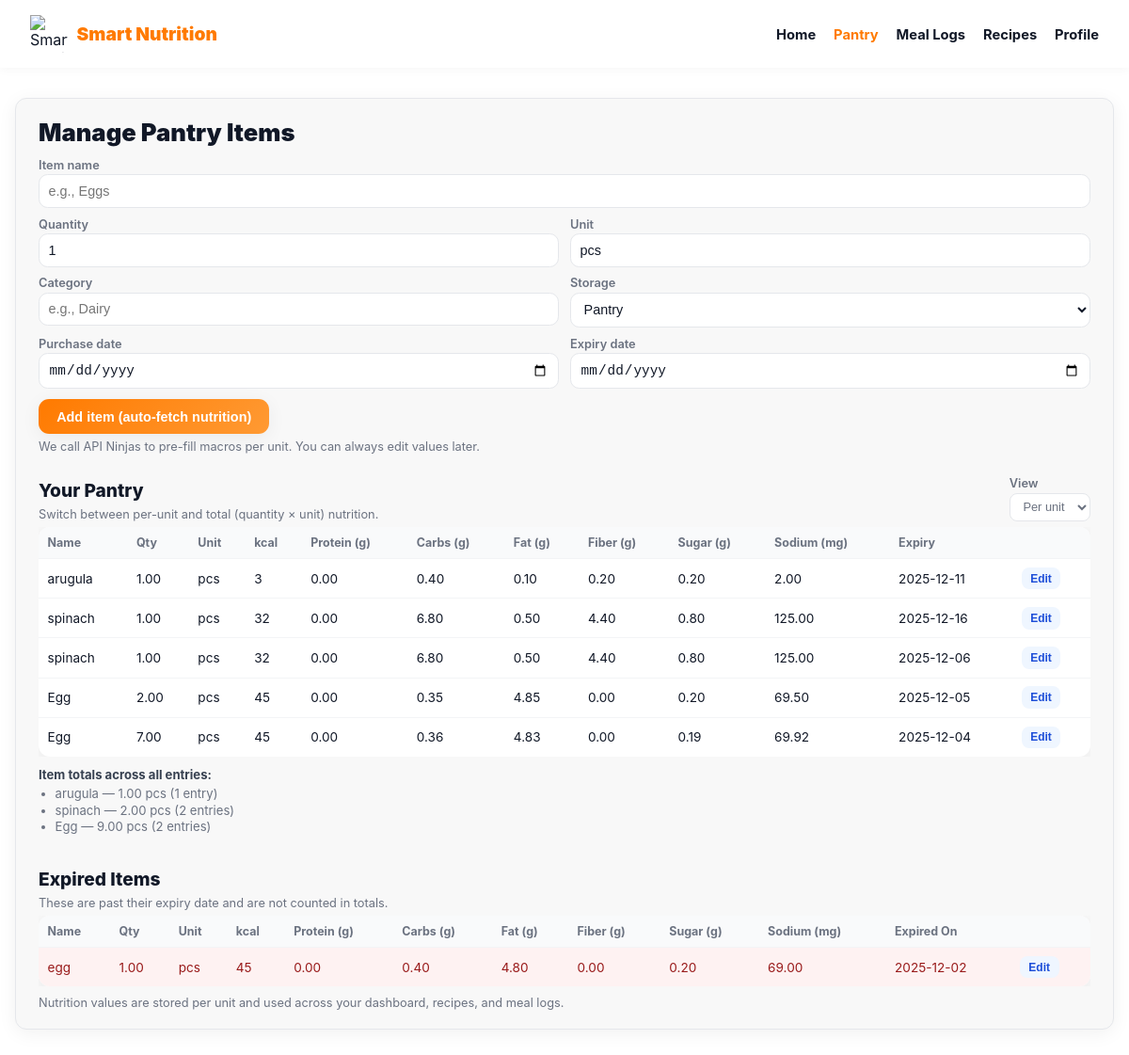
Page /food_items.php (signed in) on the committed database.
### tables this page shows
CREATE TABLE `food_items` (
  `id` int(11) NOT NULL,
  `user_id` int(11) NOT NULL,
  `name` varchar(120) NOT NULL,
  `category` varchar(80) DEFAULT NULL,
  `storage_type` enum('pantry','refrigerator','freezer') DEFAULT 'pantry',
  `quantity` decimal(10,2) DEFAULT 1.00,
  `unit` varchar(20) DEFAULT 'pcs',
  `calories_per_unit` int(11) DEFAULT 0,
  `purchase_date` date DEFAULT NULL,
  `expiry_date` date DEFAULT NULL,
  `created_at` timestamp NOT NULL DEFAULT current_timestamp(),
  `protein_per_unit` decimal(10,2) DEFAULT 0.00,
  `carbs_per_unit` decimal(10,2) DEFAULT 0.00,
  `fat_per_unit` decimal(10,2) DEFAULT 0.00,
  `fiber_per_unit` decimal(10,2) DEFAULT 0.00,
  `sugar_per_unit` decimal(10,2) DEFAULT 0.00,
  `sodium_per_unit` decimal(10,2) DEFAULT 0.00
);

### food_items.php (the view, shortened to what this page needs)
<?php
function db(): PDO {
  $dsn = 'mysql:host='.DB_HOST.';dbname='.DB_NAME.';charset=utf8mb4';
  $pdo = new PDO($dsn, DB_USER, DB_PASS, [
    PDO::ATTR_ERRMODE => PDO::ERRMODE_EXCEPTION,
    PDO::ATTR_DEFAULT_FETCH_MODE => PDO::FETCH_ASSOC,
  ]);
  return $pdo;
}
function e(string $s): string { return htmlspecialchars($s, ENT_QUOTES, 'UTF-8'); }
$pdo = db();
$userId = (int)$_SESSION['user_id'];
$pdo->exec("
  CREATE TABLE IF NOT EXISTS food_items (
    id INT AUTO_INCREMENT PRIMARY KEY,
    user_id INT NOT NULL,
    name VARCHAR(120) NOT NULL,
    category VARCHAR(80),
    storage_type ENUM('pantry','refrigerator','freezer') DEFAULT 'pantry',
    quantity DECIMAL(10,2) DEFAULT 1,
    unit VARCHAR(20) DEFAULT 'pcs',
    calories_per_unit INT DEFAULT 0,
    protein_per_unit DECIMAL(10,2) DEFAULT 0,
    carbs_per_unit DECIMAL(10,2) DEFAULT 0,
    fat_per_unit DECIMAL(10,2) DEFAULT 0,
    fiber_per_unit DECIMAL(10,2) DEFAULT 0,
    sugar_per_unit DECIMAL(10,2) DEFAULT 0,
    sodium_per_unit DECIMAL(10,2) DEFAULT 0,
    purchase_date DATE NULL,
    expiry_date DATE NULL,
    created_at TIMESTAMP DEFAULT CURRENT_TIMESTAMP
  ) ENGINE=InnoDB;
");
$stmt = $pdo->prepare("SELECT * FROM food_items WHERE user_id = ? ORDER BY created_at DESC");
$stmt->execute([$userId]);
$items = $stmt->fetchAll();
$today        = date('Y-m-d');
$itemTotals   = [];
$expiredItems = [];
$activeItems  = [];
foreach ($items as $it) {
    $exp = $it['expiry_date'] ?? null;
    $exp = $exp !== null ? (string)$exp : null;
    $isExpired = ($exp !== null && $exp !== '' && $exp < $today);
    if ($isExpired) {
        $expiredItems[] = $it;
        continue;
    }
    $activeItems[] = $it;
    $key  = mb_strtolower(trim((string)($it['name'] ?? '')));
    if (!isset($itemTotals[$key])) {
        $itemTotals[$key] = [
            'name'  => (string)$it['name'],
            'unit'  => (string)($it['unit'] ?? ''),
            'qty'   => 0.0,
            'rows'  => 0,
        ];
    }
    $itemTotals[$key]['qty']  += (float)$it['quantity'];
    $itemTotals[$key]['rows'] += 1;
}
?>
<!doctype html>
<html lang="en">
<head>
</head>
<body>
<header>
  <div class="logo-wrap">
    <img src="assets/img/smart_nutrition_logo.png" alt="Smart Nutrition">
    <div class="logo-text">Smart Nutrition</div>
  </div>
  <nav>
    <a href="Index.php">Home</a>
    <a href="food_items.php" class="active">Pantry</a>
    <a href="meallogs.php">Meal Logs</a>
    <a href="recipes.php">Recipes</a>
    <a href="profile.php">Profile</a>
  </nav>
</header>
<div class="container">
  <div class="card">
    <h2>Manage Pantry Items</h2>
    <form method="post" novalidate>
      <label for="name">Item name</label>
      <input id="name" name="name" required placeholder="e.g., Eggs">
      <div class="grid-2">
        <div>
          <label for="quantity">Quantity</label>
          <input id="quantity" name="quantity" type="number" step="0.01" value="1" required>
        </div>
        <div>
          <label for="unit">Unit</label>
          <input id="unit" name="unit" value="pcs" placeholder="e.g., pcs, g, cup" required>
        </div>
      </div>
      <div class="grid-2">
        <div>
          <label for="category">Category</label>
          <input id="category" name="category" placeholder="e.g., Dairy">
        </div>
        <div>
          <label for="storage_type">Storage</label>
          <select id="storage_type" name="storage_type">
            <option value="pantry">Pantry</option>
          </select>
        </div>
      </div>
      <div class="grid-2">
        <div>
          <label for="purchase_date">Purchase date</label>
          <input id="purchase_date" name="purchase_date" type="date">
        </div>
        <div>
          <label for="expiry_date">Expiry date</label>
          <input id="expiry_date" name="expiry_date" type="date">
        </div>
      </div>
      <button type="submit" class="btn-primary">Add item (auto-fetch nutrition)</button>
      <div class="note">
        We call API Ninjas to pre-fill macros per unit. You can always edit values later.
      </div>
    </form>
    <div class="section-header">
      <div>
        <h3>Your Pantry</h3>
        <div class="note">Switch between per-unit and total (quantity × unit) nutrition.</div>
      </div>
      <div class="view-toggle">
        <label for="viewToggle">View</label>
        <select id="viewToggle">
          <option value="per">Per unit</option>
        </select>
      </div>
    </div>
    <?php if (!$activeItems && !$expiredItems): ?>
      <p class="note">No items yet — add something above to get started.</p>
    <?php else: ?>
      <?php if ($activeItems): ?>
      <div class="table-wrap">
        <table id="pantryTable">
          <thead>
            <tr>
              <th>Name</th>
              <th>Qty</th>
              <th>Unit</th>
              <th>kcal</th>
              <th>Protein (g)</th>
              <th>Carbs (g)</th>
              <th>Fat (g)</th>
              <th>Fiber (g)</th>
              <th>Sugar (g)</th>
              <th>Sodium (mg)</th>
              <th>Expiry</th>
              <th></th>
            </tr>
          </thead>
          <tbody>
          <?php foreach ($activeItems as $it):
            $qty    = (float)$it['quantity'];
            $cal    = (float)$it['calories_per_unit'];
            $prot   = (float)$it['protein_per_unit'];
            $carb   = (float)$it['carbs_per_unit'];
            $fat    = (float)$it['fat_per_unit'];
            $fiber  = (float)($it['fiber_per_unit'] ?? 0);
            $sugar  = (float)($it['sugar_per_unit'] ?? 0);
            $sodium = (float)($it['sodium_per_unit'] ?? 0);
          ?>
            <tr data-id="<?= (int)$it['id'] ?>"
                data-qty="<?= $qty ?>"
                data-cal="<?= $cal ?>"
                data-prot="<?= $prot ?>"
                data-carb="<?= $carb ?>"
                data-fat="<?= $fat ?>"
                data-fiber="<?= $fiber ?>"
                data-sugar="<?= $sugar ?>"
                data-sodium="<?= $sodium ?>">
              <td><?= e($it['name']) ?></td>
              <td class="col-qty"><?= number_format($qty, 2) ?></td>
              <td><?= e($it['unit']) ?></td>
              <td class="col-cal"><?= (int)$cal ?></td>
              <td class="col-prot"><?= number_format($prot, 2) ?></td>
              <td class="col-carb"><?= number_format($carb, 2) ?></td>
              <td class="col-fat"><?= number_format($fat, 2) ?></td>
              <td class="col-fiber"><?= number_format($fiber, 2) ?></td>
              <td class="col-sugar"><?= number_format($sugar, 2) ?></td>
              <td class="col-sodium"><?= number_format($sodium, 2) ?></td>
              <td><?= e($it['expiry_date'] ?? '') ?></td>
              <td><button type="button" class="btn-edit" data-id="<?= (int)$it['id'] ?>">Edit</button></td>
            </tr>
          <?php endforeach; ?>
          </tbody>
        </table>
      </div>
      <?php else: ?>
        <p class="note">No non-expired items in your pantry right now.</p>
      <?php endif; ?>
      <?php if ($itemTotals): ?>
        <div class="item-totals">
          <strong>Item totals across all entries:</strong>
          <ul class="totals-list">
            <?php foreach ($itemTotals as $t): ?>
              <li>
                <?= e($t['name']) ?> — <?= number_format($t['qty'], 2) . ' ' . e((string)$t['unit']) ?>
                (<?= (int)$t['rows'] ?> <?= $t['rows'] === 1 ? 'entry' : 'entries' ?>)
              </li>
            <?php endforeach; ?>
          </ul>
        </div>
      <?php endif; ?>
      <?php if (!empty($expiredItems)): ?>
        <div class="section-header" style="margin-top:2rem;">
          <div>
            <h3>Expired Items</h3>
            <div class="note">These are past their expiry date and are not counted in totals.</div>
          </div>
        </div>
        <div class="table-wrap">
          <table>
            <thead>
              <tr>
                <th>Name</th>
                <th>Qty</th>
                <th>Unit</th>
                <th>kcal</th>
                <th>Protein (g)</th>
                <th>Carbs (g)</th>
                <th>Fat (g)</th>
                <th>Fiber (g)</th>
                <th>Sugar (g)</th>
                <th>Sodium (mg)</th>
                <th>Expired On</th>
                <th></th>
              </tr>
            </thead>
            <tbody>
            <?php foreach ($expiredItems as $it):
              $qty    = (float)$it['quantity'];
              $cal    = (float)$it['calories_per_unit'];
              $prot   = (float)$it['protein_per_unit'];
              $carb   = (float)$it['carbs_per_unit'];
              $fat    = (float)$it['fat_per_unit'];
              $fiber  = (float)($it['fiber_per_unit'] ?? 0);
              $sugar  = (float)($it['sugar_per_unit'] ?? 0);
              $sodium = (float)($it['sodium_per_unit'] ?? 0);
            ?>
              <tr class="expired-row">
                <td><?= e($it['name']) ?></td>
                <td><?= number_format($qty, 2) ?></td>
                <td><?= e($it['unit']) ?></td>
                <td><?= (int)$cal ?></td>
                <td><?= number_format($prot, 2) ?></td>
                <td><?= number_format($carb, 2) ?></td>
                <td><?= number_format($fat, 2) ?></td>
                <td><?= number_format($fiber, 2) ?></td>
                <td><?= number_format($sugar, 2) ?></td>
                <td><?= number_format($sodium, 2) ?></td>
                <td><?= e($it['expiry_date'] ?? '') ?></td>
                <td><button type="button" class="btn-edit" data-id="<?= (int)$it['id'] ?>">Edit</button></td>
              </tr>
            <?php endforeach; ?>
            </tbody>
          </table>
        </div>
      <?php endif; ?>
    <?php endif; ?>
    <div class="note" style="margin-top:.6rem;">
      Nutrition values are stored per unit and used across your dashboard, recipes, and meal logs.
    </div>
  </div>
</div>
</body>
</html>

### food_items.php (style rules this page uses)
:root { --bg:#ffffff; --text:#111827; --muted:#6b7280; --accent:#ff7a00; --accent2:#ff9a33; --panel:#f8f8f8; --border:#e5e7eb; --radius:12px; --shadow:0 4px 20px rgba(0,0,0,.06); }
* { box-sizing:border-box; }
body { margin:0; font-family:"Inter",system-ui,sans-serif; background:var(--bg); color:var(--text); }
header { display:flex; justify-content:space-between; align-items:center; padding:1rem 2rem; background:#fff; box-shadow:0 2px 10px rgba(0,0,0,.04); position:sticky; top:0; z-index:10; }
.logo-wrap { display:flex; align-items:center; gap:.6rem; }
.logo-wrap img { width:40px; height:40px; }
.logo-text { font-weight:900; font-size:1.2rem; color:var(--accent); }
nav a { text-decoration:none; margin-left:.9rem; font-weight:700; font-size:.92rem; color:var(--text); }
nav a.active { color:var(--accent); }
.container { max-width:1200px; margin:2rem auto; padding:0 1rem 2rem; }
.card { background:var(--panel); border-radius:var(--radius); border:1px solid var(--border); box-shadow:var(--shadow); padding:1.25rem 1.5rem; }
h2 { margin:0 0 .75rem; font-size:1.6rem; font-weight:900; color:#111827; }
h3 { margin:.2rem 0 .3rem; font-size:1.2rem; font-weight:800; }
label { display:block; font-size:.8rem; font-weight:600; color:var(--muted); margin-top:.25rem; }
input,select { width:100%; padding:.55rem .6rem; border-radius:.6rem; border:1px solid var(--border); background:#fff; font-size:.9rem; margin-top:.15rem; color:var(--text); }
.grid-2 { display:grid; grid-template-columns:repeat(2,minmax(0,1fr)); gap:.75rem; margin-top:.35rem; }
.btn-primary { display:inline-block; padding:.65rem 1.2rem; border-radius:.7rem; border:0; background:linear-gradient(135deg,var(--accent),var(--accent2)); color:#fff; font-weight:800; font-size:.9rem; cursor:pointer; box-shadow:var(--shadow); margin-top:.7rem; }
.note { font-size:.8rem; color:var(--muted); margin-top:.4rem; }
.section-header { display:flex; justify-content:space-between; align-items:flex-end; margin-top:1.25rem; gap:1rem; }
.view-toggle select { padding:.35rem .6rem; border-radius:.5rem; border:1px solid var(--border); background:#fff; font-size:.8rem; color:var(--muted); }
.table-wrap { margin-top:.4rem; overflow-x:auto; }
table { width:100%; border-collapse:collapse; font-size:.85rem; background:#fff; border-radius:.75rem; overflow:hidden; box-shadow:var(--shadow); }
th,td { padding:.55rem .6rem; border-bottom:1px solid #f3f4f6; text-align:left; white-space:nowrap; }
th { font-size:.78rem; font-weight:700; color:var(--muted); background:#f9fafb; }
tr:last-child td { border-bottom:none; }
.btn-edit { padding:.3rem .6rem; border-radius:.5rem; border:0; background:#eff6ff; color:#1d4ed8; font-size:.75rem; font-weight:700; cursor:pointer; }
.item-totals { margin-top:.7rem; font-size:.82rem; color:var(--muted); }
.item-totals strong { color:#374151; }
.totals-list { margin:.25rem 0 0 1.1rem; padding:0; list-style:disc; }
.totals-list li { margin-bottom:.1rem; }
.expired-row { background:#fef2f2; color:#991b1b; }

### rows in the picture
food_items: name "arugula", quantity "1.00", unit "pcs", calories_per_unit "3", protein_per_unit "0.00", carbs_per_unit "0.40", fat_per_unit "0.10", fiber_per_unit "0.20", sugar_per_unit "0.20", sodium_per_unit "2.00", expiry_date "2025-12-11", qty "1.00", rows "1", shows "entry"
food_items: name "spinach", quantity "1.00", unit "pcs", calories_per_unit "32", protein_per_unit "0.00", carbs_per_unit "6.80", fat_per_unit "0.50", fiber_per_unit "4.40", sugar_per_unit "0.80", sodium_per_unit "125.00", expiry_date "2025-12-16"
food_items: name "spinach", quantity "1.00", unit "pcs", calories_per_unit "32", protein_per_unit "0.00", carbs_per_unit "6.80", fat_per_unit "0.50", fiber_per_unit "4.40", sugar_per_unit "0.80", sodium_per_unit "125.00", expiry_date "2025-12-06"
food_items: name "Egg", quantity "2.00", unit "pcs", calories_per_unit "45", protein_per_unit "0.00", carbs_per_unit "0.35", fat_per_unit "4.85", fiber_per_unit "0.00", sugar_per_unit "0.20", sodium_per_unit "69.50", expiry_date "2025-12-05"
food_items: name "Egg", quantity "7.00", unit "pcs", calories_per_unit "45", protein_per_unit "0.00", carbs_per_unit "0.36", fat_per_unit "4.83", fiber_per_unit "0.00", sugar_per_unit "0.19", sodium_per_unit "69.92", expiry_date "2025-12-04"
food_items: name "egg", quantity "1.00", unit "pcs", calories_per_unit "45", protein_per_unit "0.00", carbs_per_unit "0.40", fat_per_unit "4.80", fiber_per_unit "0.00", sugar_per_unit "0.20", sodium_per_unit "69.00", expiry_date "2025-12-02"

### other values in the picture
$t['name'] "spinach"
$t['qty'] "2.00"
$t['unit'] "pcs"
$t['rows'] "2"
$t['name'] "Egg"
$t['qty'] "9.00"
